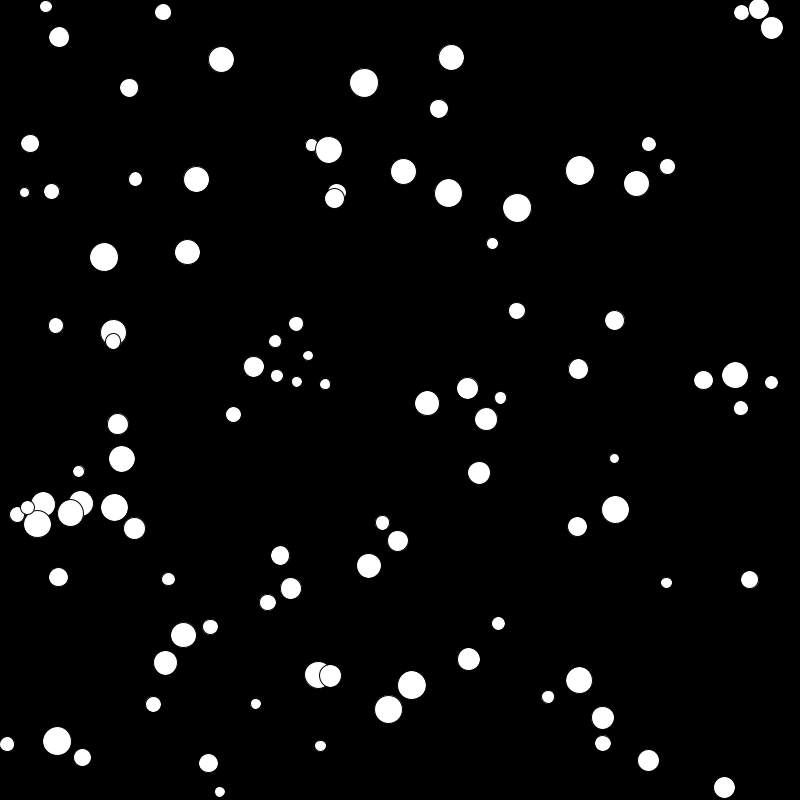
Frame 1 (no input)
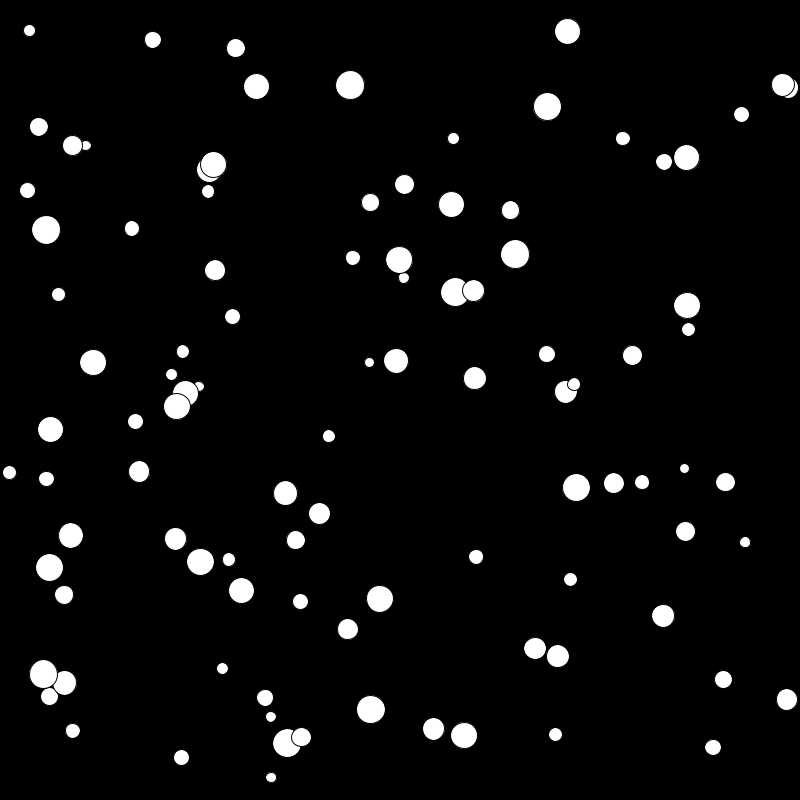
Frame 60 (the mouse pressed at the canvas centre just before this capture)
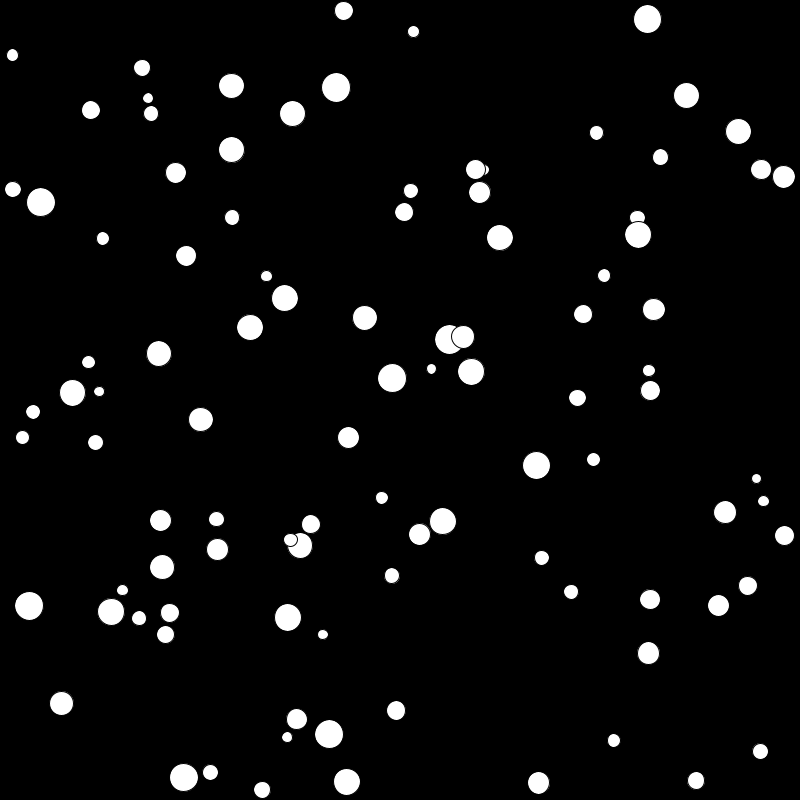
Frame 120 (the mouse held since frame 60 and released just before this capture)

The Processing sketch that drew these frames (run headless with seeded random() and noise(); from frame 60 on, the mouse is pressed at the canvas centre):

// Processing sketch: bit2atom20221208a_particlesOperation_edgeProcess
// ── bit2atom20221208a_particlesOperation_edgeProcess.pde
//Particle pt;
ArrayList<Particle> pts;
int particleNum = 100;

void setup() {
  size(800, 800);
  background(0);

  initiate();
}

void initiate() {
  //pt = new Particle(random(width), random(height), random(10,30));
  pts = new ArrayList<Particle>();

  for (int i  = 0; i < particleNum; i ++) {
    Particle p = new Particle(random(width), random(height), random(10, 30));
    pts.add(p);
  }
}

void draw() {
  background(0);
  //pt.display();
  //pt.move();
  
  for(int i = 0 ; i <pts.size(); i ++){
    pts.get(i).display();
    pts.get(i).move();
    pts.get(i).edgeProcess();
  }
}

void keyPressed() {
  if (key == 'r') {
    initiate();
  }
}

// ── Particle.pde
class Particle {
  //属性attributes
  float x;
  float y;
  float d;
  float xSpeed;
  float ySpeed;

  Particle(float x_, float y_, float d_) {
    x = x_;
    y = y_;
    d = d_;
    xSpeed = random(-2, 2);
    ySpeed = random(-2, 2);
  }

  //行为behavior
  void display() {
    ellipse(x, y, d, d);
  }

  void move() {
    x = x + xSpeed;
    y += ySpeed;
  }

  void edgeProcess() {//edgeCollision(){}
    //if (x >= width - d/2 || x <= d/2) {
    //  xSpeed *= -1;//xSpeed = xSpeed * -1;
    //}
    //if (y >= height - d/2 || y <= d/2) {
    //  ySpeed *= -1;//xSpeed = xSpeed * -1;
    //}

    if (x >= width - d/2) {
      x = width - d/2;
      xSpeed *= -1;
    }
    if (x <= d/2) {
      x = d/2;
      xSpeed *= -1;
    }

    if (y >= height - d/2) {
      y = height - d/2;
      ySpeed *= -1;
    }
    if (y <= d/2) {
      y = d/2;
      ySpeed *= -1;
    }
  }
}
